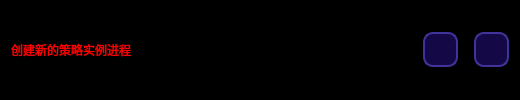
       <widget class="QFrame" name="frame_2">
        <property name="minimumSize">
         <size>
          <width>0</width>
          <height>40</height>
         </size>
        </property>
        <property name="styleSheet">
         <string notr="true">QFrame {
	background-color: rgb(0, 0, 0);
	border: none;
	
	border-radius: 20px;
}

</string>
        </property>
        <property name="frameShape">
         <enum>QFrame::StyledPanel</enum>
        </property>
        <property name="frameShadow">
         <enum>QFrame::Raised</enum>
        </property>
        <layout class="QHBoxLayout" name="horizontalLayout_2">
         <property name="topMargin">
          <number>5</number>
         </property>
         <property name="bottomMargin">
          <number>5</number>
         </property>
         <item>
          <widget class="QLabel" name="label_tital_6">
           <property name="minimumSize">
            <size>
             <width>0</width>
             <height>40</height>
            </size>
           </property>
           <property name="maximumSize">
            <size>
             <width>16777215</width>
             <height>50</height>
            </size>
           </property>
           <property name="styleSheet">
            <string notr="true">font: 700 20pt &quot;等线&quot;;
color: rgb(255, 0, 0);
border: none;</string>
           </property>
           <property name="text">
            <string>创建新的策略实例进程</string>
           </property>
          </widget>
         </item>
         <item>
          <spacer name="horizontalSpacer_2">
           <property name="orientation">
            <enum>Qt::Horizontal</enum>
           </property>
           <property name="sizeHint" stdset="0">
            <size>
             <width>40</width>
             <height>20</height>
            </size>
           </property>
          </spacer>
         </item>
         <item>
          <widget class="QLabel" name="label_info">
           <property name="sizePolicy">
            <sizepolicy hsizetype="Expanding" vsizetype="Preferred">
             <horstretch>0</horstretch>
             <verstretch>0</verstretch>
            </sizepolicy>
           </property>
           <property name="minimumSize">
            <size>
             <width>200</width>
             <height>0</height>
            </size>
           </property>
           <property name="styleSheet">
            <string notr="true">font: 700 16pt &quot;等线&quot;;
color: rgb(0, 255, 0);
border: none;</string>
           </property>
           <property name="text">
            <string/>
           </property>
          </widget>
         </item>
         <item>
          <spacer name="horizontalSpacer_3">
           <property name="orientation">
            <enum>Qt::Horizontal</enum>
           </property>
           <property name="sizeHint" stdset="0">
            <size>
             <width>40</width>
             <height>20</height>
            </size>
           </property>
          </spacer>
         </item>
         <item>
          <widget class="QPushButton" name="Btn_min_window">
           <property name="minimumSize">
            <size>
             <width>35</width>
             <height>35</height>
            </size>
           </property>
           <property name="maximumSize">
            <size>
             <width>35</width>
             <height>35</height>
            </size>
           </property>
           <property name="styleSheet">
            <string notr="true">QPushButton {
	border: 2px solid rgb(65, 51, 156);
	border-radius: 10px;
	background-color: rgb(20, 9, 70);
	text-align: center;
}

QPushButton:hover {
	background-color: rgb(31, 31, 50);
	border: 2px solid rgb(255, 85, 0);
}

QPushButton:pressed {
	background-color: rgb(21, 21, 21)
}</string>
           </property>
           <property name="text">
            <string/>
           </property>
           <property name="icon">
            <iconset resource="../resource.qrc">
             <normaloff>:/icon/icons/最小化.svg</normaloff>:/icon/icons/最小化.svg</iconset>
           </property>
           <property name="iconSize">
            <size>
             <width>30</width>
             <height>30</height>
            </size>
           </property>
          </widget>
         </item>
         <item>
          <spacer name="horizontalSpacer">
           <property name="orientation">
            <enum>Qt::Horizontal</enum>
           </property>
           <property name="sizeType">
            <enum>QSizePolicy::Fixed</enum>
           </property>
           <property name="sizeHint" stdset="0">
            <size>
             <width>10</width>
             <height>20</height>
            </size>
           </property>
          </spacer>
         </item>
         <item>
          <widget class="QPushButton" name="Btn_close_window">
           <property name="minimumSize">
            <size>
             <width>35</width>
             <height>35</height>
            </size>
           </property>
           <property name="maximumSize">
            <size>
             <width>35</width>
             <height>35</height>
            </size>
           </property>
           <property name="styleSheet">
            <string notr="true">QPushButton {
	border: 2px solid rgb(65, 51, 156);
	border-radius: 10px;
	background-color: rgb(20, 9, 70);
	text-align: center;
}

QPushButton:hover {
	background-color: rgb(31, 31, 50);
	border: 2px solid rgb(255, 85, 0);
}

QPushButton:pressed {
	background-color: rgb(21, 21, 21)
}</string>
           </property>
           <property name="text">
            <string/>
           </property>
           <property name="icon">
            <iconset resource="../resource.qrc">
             <normaloff>:/icon/icons/关闭.svg</normaloff>:/icon/icons/关闭.svg</iconset>
           </property>
           <property name="iconSize">
            <size>
             <width>35</width>
             <height>35</height>
            </size>
           </property>
          </widget>
         </item>
        </layout>
       </widget>
